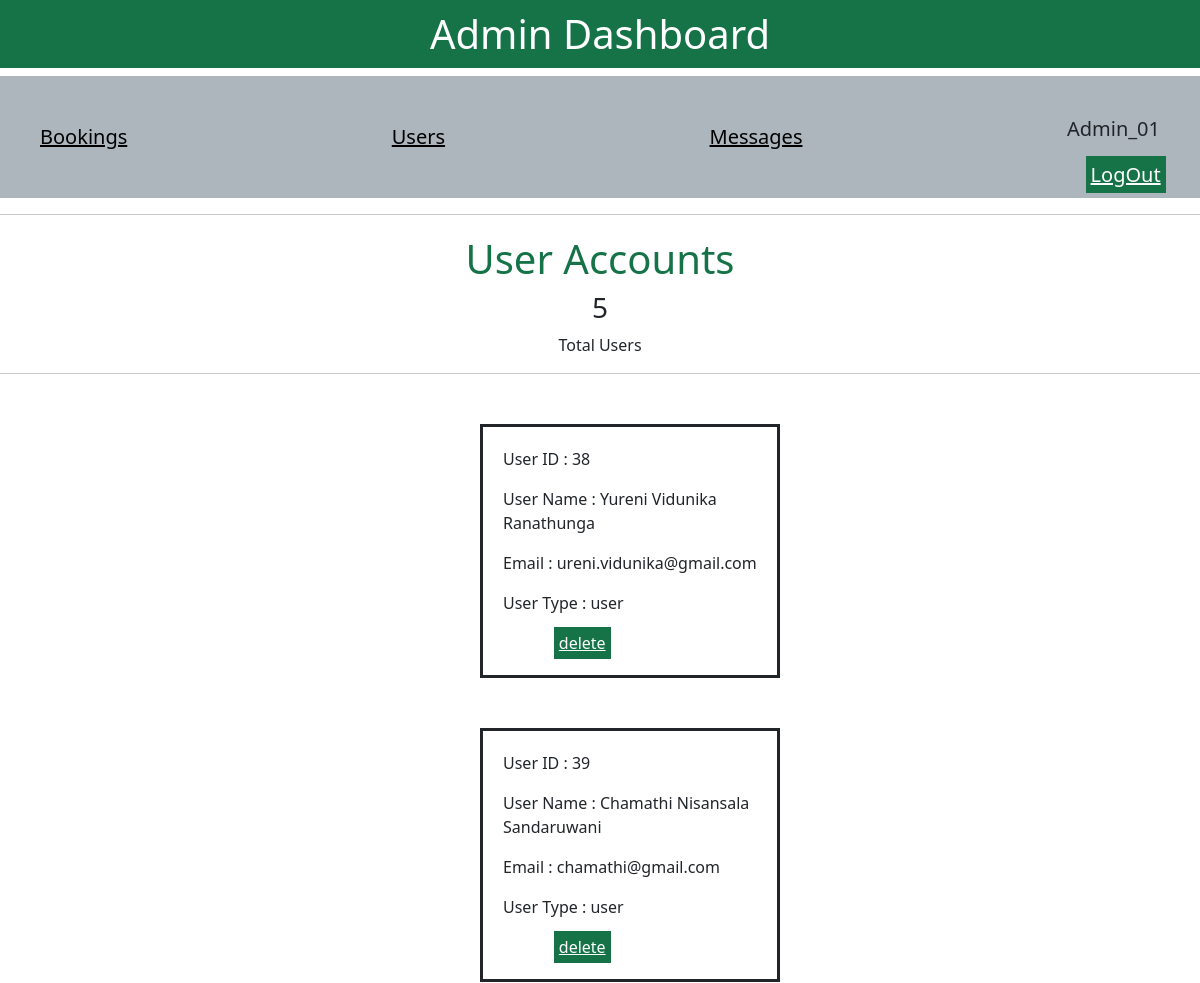
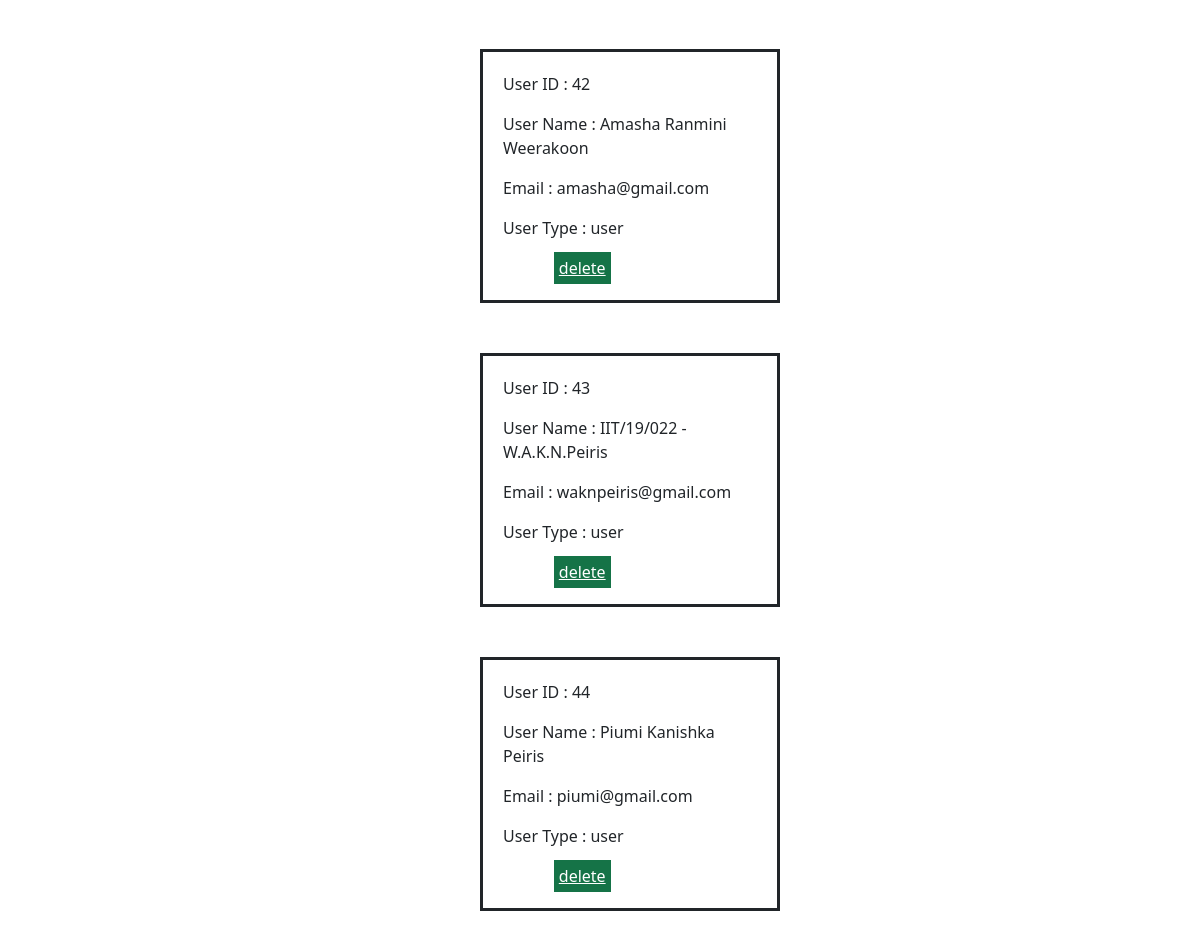
The app's page /admin_users.php (signed in) with its own data (2 pictures, top to bottom).
### tables this page shows
CREATE TABLE `users` (
  `id` int(100) NOT NULL,
  `name` varchar(100) NOT NULL,
  `email` varchar(100) NOT NULL,
  `password` varchar(100) NOT NULL,
  `user_type` varchar(20) NOT NULL DEFAULT 'user'
);

### admin_users.php (the view, shortened to what this page needs)
<?php
@include 'config.php';
$admin_id = $_SESSION['admin_id'];
?>
<!DOCTYPE html>
<html lang="en">
<head>
    <link rel="stylesheet" href="css/bootstrap.css">
   <link rel="stylesheet" href="https://cdnjs.cloudflare.com/ajax/libs/font-awesome/6.1.1/css/all.min.css">
</head>
<body>
<?php include 'admin_header.php'; ?>
<section class="user-accounts">
    <hr>
    <h1 class="title" style="color: #157347 ; text-align: center  ; margin-top: 20px"> User Accounts </h1>
    <?php
    $select_users = $conn->prepare("SELECT * FROM `users` WHERE user_type = ?");
    $select_users->execute(['user']);
    $number_of_users = $select_users->rowCount();
    ?>
    <h3 style="text-align: center"><?= $number_of_users; ?></h3>
    <p style="text-align: center">Total Users</p>
    <hr>
   <div class="box-container">
      <?php
         $select_users = $conn->prepare("SELECT * FROM `users`");
         $select_users->execute();
         while($fetch_users = $select_users->fetch(PDO::FETCH_ASSOC)){
      ?>
      <div class="box" style="<?php if($fetch_users['id'] == $admin_id){ echo 'display:none'; }; ?>">
         <p> User ID : <span><?= $fetch_users['id']; ?></span></p>
         <p> User Name : <span><?= $fetch_users['name']; ?></span></p>
         <p> Email : <span><?= $fetch_users['email']; ?></span></p>
         <p> User Type : <span style=" color:<?php if($fetch_users['user_type'] == 'admin'){ echo 'orange'; }; ?>"><?= $fetch_users['user_type']; ?></span></p>
         <a href="admin_users.php?delete=<?= $fetch_users['id']; ?>" onclick="return confirm('delete this user?');" class="delete-btn">delete</a>
      </div>
      <?php
      }
      ?>
   </div>
<br/><br/><br/>
</section>
</body>
</html>

### admin_header.php (shortened to what this page needs)
<!DOCTYPE html>
<html lang="en">
<head>
    <link rel="stylesheet" href="css/bootstrap.css">
    <link href="https://cdn.jsdelivr.net/npm/bootstrap@5.2.0/dist/css/bootstrap.min.css" rel="stylesheet">
</head>
<header class="header">
      <h1 style="color: white ; background-color: #157347; width: 100%;text-align: center;padding: 10px 10px">Admin Dashboard</h1>
      <nav class="navbar">
         <a href="admin_orders.php" style="color: black"> Bookings</a>
         <a href="admin_users.php" style="color: black">Users</a>
         <a href="admin_contacts.php" style="color: black">Messages</a>
      <div class="profile">
         <?php
            $select_profile = $conn->prepare("SELECT * FROM `users` WHERE id = ?");
            $select_profile->execute([$admin_id]);
            $fetch_profile = $select_profile->fetch(PDO::FETCH_ASSOC);
         ?>
         <p style="text-align: center"><?= $fetch_profile['name']; ?></p>
         <a href="logout.php" class="delete-btn" >LogOut</a>
      </div>
      </nav>
</header>

### admin_users.php (style rules this page uses)
.box { border-color: #157347; border: solid; width: 25%; height:50%; margin-left: 40%; margin-right: 50px; margin-top: 50px; padding: 20px; }
.delete-btn { background-color: #157347; color: white; padding: 5px; margin-left: 20%; }

### admin_header.php (style rules this page uses)
nav { width: 100%; background-color: #adb5bd; }
.navbar { padding-left: 40px; padding-right: 40px; font-size: 20px; }

### records on screen
users: name "Admin_01"
users: id "38", name "Yureni Vidunika Ranathunga", email "ureni.vidunika@gmail.com", user_type "user"
users: id "39", name "Chamathi Nisansala Sandaruwani", email "chamathi@gmail.com", user_type "user"
users: id "42", name "Amasha Ranmini Weerakoon", email "amasha@gmail.com", user_type "user"
users: id "43", name "IIT/19/022 - W.A.K.N.Peiris", email "waknpeiris@gmail.com", user_type "user"
users: id "44", name "Piumi Kanishka Peiris", email "piumi@gmail.com", user_type "user"

### other values on screen
$number_of_users "5"
